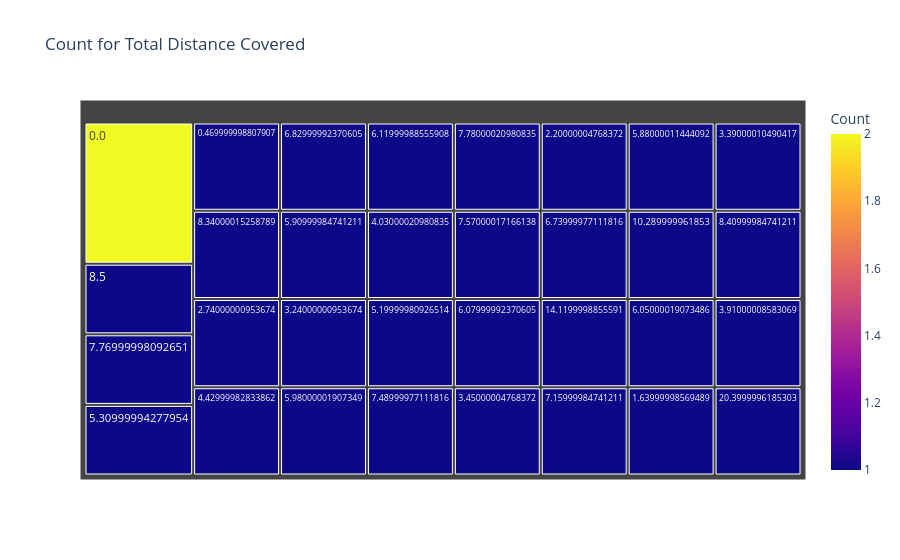

Notebook source saved alongside this figure:
### Markdown cell above
#### Chart - 4

### Code cell
# Chart - 4 visualization code
plt.style.use('dark_background')

md.columns = md.columns.str.strip()

# Count occurrences of each Total Distance
distance_count = md["TotalDistance"].value_counts().reset_index()
distance_count.columns = ["TotalDistance", "Count"]

# Create the treemap
fig = px.treemap(
    distance_count,
    path=['TotalDistance'],
    values='Count',
    title="Count for Total Distance Covered",
    color='Count',
    color_discrete_map={
        '?': 'lightgrey',
        'Lunch': 'gold',
        'Dinner': 'darkblue'
    }
)

# Show the plot
fig.show()
